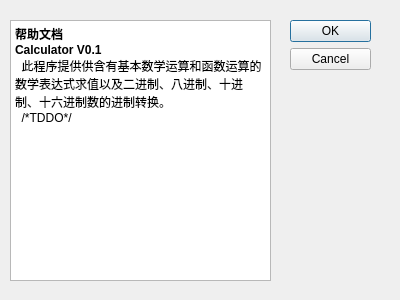
<?xml version="1.0" encoding="UTF-8"?>
<ui version="4.0">
 <class>Help</class>
 <widget class="QDialog" name="Help">
  <property name="geometry">
   <rect>
    <x>0</x>
    <y>0</y>
    <width>400</width>
    <height>300</height>
   </rect>
  </property>
  <property name="windowTitle">
   <string>Help</string>
  </property>
  <widget class="QDialogButtonBox" name="buttonBox">
   <property name="geometry">
    <rect>
     <x>290</x>
     <y>20</y>
     <width>81</width>
     <height>241</height>
    </rect>
   </property>
   <property name="orientation">
    <enum>Qt::Vertical</enum>
   </property>
   <property name="standardButtons">
    <set>QDialogButtonBox::Cancel|QDialogButtonBox::Ok</set>
   </property>
  </widget>
  <widget class="QTextBrowser" name="textBrowser">
   <property name="geometry">
    <rect>
     <x>10</x>
     <y>20</y>
     <width>261</width>
     <height>261</height>
    </rect>
   </property>
   <property name="html">
    <string>&lt;!DOCTYPE HTML PUBLIC &quot;-//W3C//DTD HTML 4.0//EN&quot; &quot;http://www.w3.org/TR/REC-html40/strict.dtd&quot;&gt;
&lt;html&gt;&lt;head&gt;&lt;meta name=&quot;qrichtext&quot; content=&quot;1&quot; /&gt;&lt;style type=&quot;text/css&quot;&gt;
p, li { white-space: pre-wrap; }
&lt;/style&gt;&lt;/head&gt;&lt;body style=&quot; font-family:'SimSun'; font-size:9pt; font-weight:400; font-style:normal;&quot;&gt;
&lt;p style=&quot; margin-top:0px; margin-bottom:0px; margin-left:0px; margin-right:0px; -qt-block-indent:0; text-indent:0px;&quot;&gt;&lt;span style=&quot; font-weight:600;&quot;&gt;帮助文档&lt;/span&gt;&lt;/p&gt;
&lt;p style=&quot; margin-top:0px; margin-bottom:0px; margin-left:0px; margin-right:0px; -qt-block-indent:0; text-indent:0px;&quot;&gt;&lt;span style=&quot; font-weight:600;&quot;&gt;Calculator V0.1&lt;/span&gt;&lt;/p&gt;
&lt;p style=&quot; margin-top:0px; margin-bottom:0px; margin-left:0px; margin-right:0px; -qt-block-indent:0; text-indent:0px;&quot;&gt;  此程序提供&lt;span style=&quot; font-family:'宋体';&quot;&gt;供含有基本数学运算和函数运算的数学表达式求值以及二进制、八进制、十进制、十六进制数的进制转换。&lt;/span&gt;&lt;/p&gt;
&lt;p style=&quot; margin-top:0px; margin-bottom:0px; margin-left:0px; margin-right:0px; -qt-block-indent:0; text-indent:0px;&quot;&gt;&lt;span style=&quot; font-family:'宋体';&quot;&gt;  /*TDDO*/&lt;/span&gt;&lt;/p&gt;
&lt;p style=&quot;-qt-paragraph-type:empty; margin-top:0px; margin-bottom:0px; margin-left:0px; margin-right:0px; -qt-block-indent:0; text-indent:0px; font-family:'宋体';&quot;&gt;&lt;br /&gt;&lt;/p&gt;&lt;/body&gt;&lt;/html&gt;</string>
   </property>
  </widget>
 </widget>
 <resources/>
 <connections>
  <connection>
   <sender>buttonBox</sender>
   <signal>accepted()</signal>
   <receiver>Help</receiver>
   <slot>accept()</slot>
   <hints>
    <hint type="sourcelabel">
     <x>248</x>
     <y>254</y>
    </hint>
    <hint type="destinationlabel">
     <x>157</x>
     <y>274</y>
    </hint>
   </hints>
  </connection>
  <connection>
   <sender>buttonBox</sender>
   <signal>rejected()</signal>
   <receiver>Help</receiver>
   <slot>reject()</slot>
   <hints>
    <hint type="sourcelabel">
     <x>316</x>
     <y>260</y>
    </hint>
    <hint type="destinationlabel">
     <x>286</x>
     <y>274</y>
    </hint>
   </hints>
  </connection>
 </connections>
</ui>
